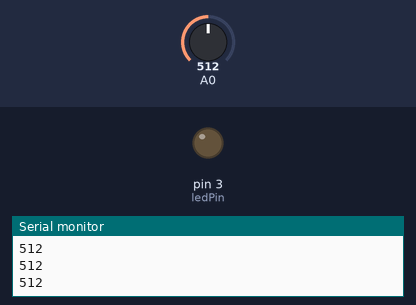
Bench run of a sketch on a simulated Arduino Uno, built with avr-gcc and run on an emulated ATmega328P. Shown: output pins drawn as LEDs (lit = HIGH), the last lines printed to the serial monitor. The test bench sets the inputs (shaded band); at power-on: A0 = 512.

Above: at 1.2 s.
1.3 s: A0 set to 716
At 1.9 s:
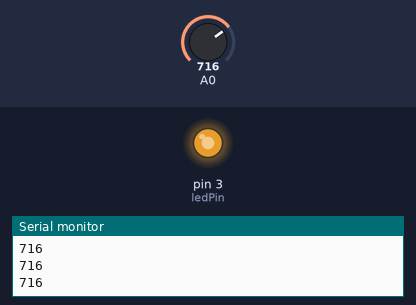
2.8 s: A0 set to 756
At 4.0 s:
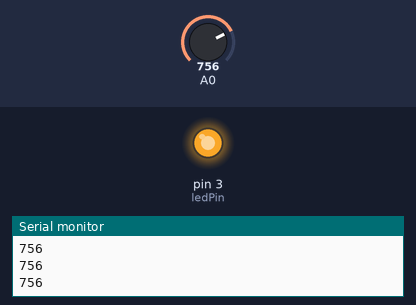
4.3 s: A0 set to 768
At 5.2 s:
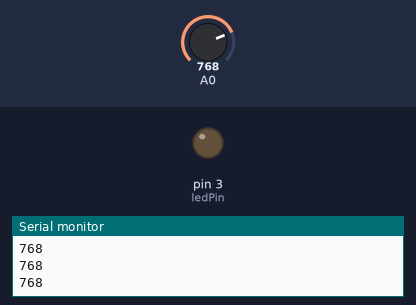
5.8 s: A0 set to 900
At 6.5 s:
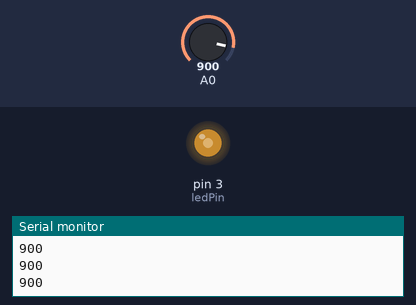
7.3 s: A0 set to 306
At 7.7 s:
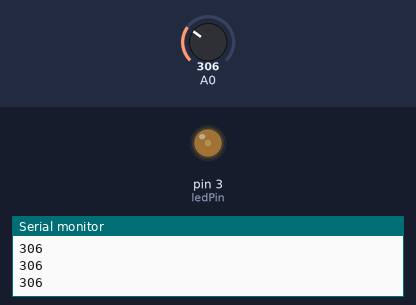
8.8 s: A0 set to 0
At 9.8 s:
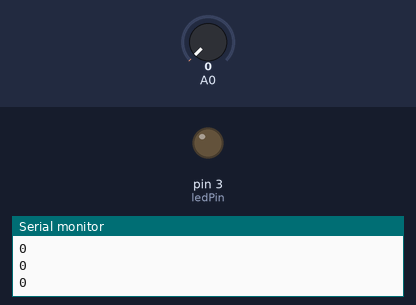
Timing chart, 0 to 11.3 s (numbered marks = the images above; inputs shaded):
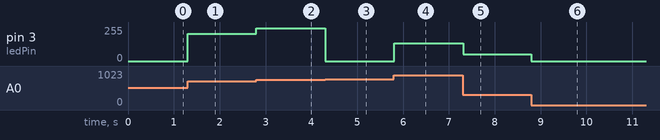

Measured:
- the behaviour switches between 767 and 768 on A0 (found by bisection; images 2 and 3)
- after the input at 1.3 s, pin 3 (ledPin): 0/255 → 204/255 at once
- after the input at 2.8 s, pin 3 (ledPin): 204/255 → 244/255 at once
- after the input at 4.3 s, pin 3 (ledPin): 244/255 → 0/255 at once
- after the input at 5.8 s, pin 3 (ledPin): 0/255 → 132/255 at once
- after the input at 7.3 s, pin 3 (ledPin): 132/255 → 50/255 at once
- after the input at 8.8 s, pin 3 (ledPin): 50/255 → 0/255 at once

The sketch:

R_______.ino
```cpp
int ledPin=3;

void setup() {
 Serial.begin(9600);
 pinMode(3,OUTPUT);
}

void loop() {
  int sensorValue = analogRead(A0);
  Serial.println(sensorValue);
  analogWrite(ledPin, sensorValue);
  delay(10);

}
```
